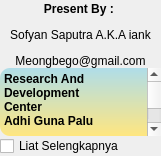
          <widget class="QWidget" name="about">
           <property name="geometry">
            <rect>
             <x>0</x>
             <y>0</y>
             <width>161</width>
             <height>156</height>
            </rect>
           </property>
           <property name="styleSheet">
            <string notr="true">#about {
background-color: qlineargradient(x1: 0, y1: 0, x2: 0, y2: 1,                                stop: 0 #afdde9, stop: 1 #ffe680);
border-radius : 10px;
}</string>
           </property>
           <attribute name="icon">
            <iconset resource="rsc.qrc">
             <normaloff>:/icon/icon/about-icon.png</normaloff>:/icon/icon/about-icon.png</iconset>
           </attribute>
           <attribute name="label">
            <string>Tentang Kami</string>
           </attribute>
           <layout class="QVBoxLayout" name="verticalLayout_6">
            <property name="spacing">
             <number>0</number>
            </property>
            <property name="leftMargin">
             <number>0</number>
            </property>
            <property name="topMargin">
             <number>2</number>
            </property>
            <property name="rightMargin">
             <number>0</number>
            </property>
            <property name="bottomMargin">
             <number>0</number>
            </property>
            <item>
             <widget class="QLabel" name="label_7">
              <property name="text">
               <string>&lt;html&gt;&lt;head/&gt;&lt;body&gt;&lt;p align=&quot;center&quot;&gt;&lt;span style=&quot; font-weight:600;&quot;&gt;Present By : &lt;/span&gt;&lt;/p&gt;&lt;p align=&quot;center&quot;&gt;Sofyan Saputra A.K.A iank&lt;/p&gt;&lt;p align=&quot;center&quot;&gt;Meongbego@gmail.com&lt;/p&gt;&lt;/body&gt;&lt;/html&gt;</string>
              </property>
              <property name="alignment">
               <set>Qt::AlignCenter</set>
              </property>
             </widget>
            </item>
            <item>
             <widget class="QTextEdit" name="textEdit">
              <property name="styleSheet">
               <string notr="true">#textEdit {
background-color: qlineargradient(x1: 0, y1: 0, x2: 0, y2: 1,                                stop: 0 #afdde9, stop: 1 #ffe680);
border-radius : 10px;
}</string>
              </property>
              <property name="readOnly">
               <bool>true</bool>
              </property>
              <property name="html">
               <string>&lt;!DOCTYPE HTML PUBLIC &quot;-//W3C//DTD HTML 4.0//EN&quot; &quot;http://www.w3.org/TR/REC-html40/strict.dtd&quot;&gt;
&lt;html&gt;&lt;head&gt;&lt;meta name=&quot;qrichtext&quot; content=&quot;1&quot; /&gt;&lt;style type=&quot;text/css&quot;&gt;
p, li { white-space: pre-wrap; }
&lt;/style&gt;&lt;/head&gt;&lt;body style=&quot; font-family:'Sans Serif'; font-size:9pt; font-weight:400; font-style:normal;&quot;&gt;
&lt;p style=&quot; margin-top:0px; margin-bottom:0px; margin-left:0px; margin-right:0px; -qt-block-indent:0; text-indent:0px;&quot;&gt;&lt;span style=&quot; font-weight:600;&quot;&gt;Research And Development&lt;/span&gt;&lt;/p&gt;
&lt;p style=&quot; margin-top:0px; margin-bottom:0px; margin-left:0px; margin-right:0px; -qt-block-indent:0; text-indent:0px;&quot;&gt;&lt;span style=&quot; font-weight:600;&quot;&gt;Center&lt;/span&gt;&lt;/p&gt;
&lt;p style=&quot; margin-top:0px; margin-bottom:0px; margin-left:0px; margin-right:0px; -qt-block-indent:0; text-indent:0px;&quot;&gt;&lt;span style=&quot; font-weight:600;&quot;&gt;Adhi Guna Palu&lt;/span&gt;&lt;/p&gt;
&lt;p style=&quot;-qt-paragraph-type:empty; margin-top:0px; margin-bottom:0px; margin-left:0px; margin-right:0px; -qt-block-indent:0; text-indent:0px; font-weight:600;&quot;&gt;&lt;br /&gt;&lt;/p&gt;
&lt;p style=&quot; margin-top:0px; margin-bottom:0px; margin-left:0px; margin-right:0px; -qt-block-indent:0; text-indent:0px;&quot;&gt;&lt;span style=&quot; font-weight:600;&quot;&gt;Present By :&lt;/span&gt;&lt;/p&gt;
&lt;p style=&quot; margin-top:0px; margin-bottom:0px; margin-left:0px; margin-right:0px; -qt-block-indent:0; text-indent:0px;&quot;&gt;&lt;span style=&quot; font-weight:600;&quot;&gt;Sofyan A.K.A Iank&lt;/span&gt;&lt;/p&gt;
&lt;p style=&quot; margin-top:0px; margin-bottom:0px; margin-left:0px; margin-right:0px; -qt-block-indent:0; text-indent:0px;&quot;&gt;email : meongbego@gmail.com&lt;/p&gt;
&lt;p style=&quot;-qt-paragraph-type:empty; margin-top:0px; margin-bottom:0px; margin-left:0px; margin-right:0px; -qt-block-indent:0; text-indent:0px; font-weight:600;&quot;&gt;&lt;br /&gt;&lt;/p&gt;
&lt;p style=&quot; margin-top:0px; margin-bottom:0px; margin-left:0px; margin-right:0px; -qt-block-indent:0; text-indent:0px;&quot;&gt;&lt;span style=&quot; font-weight:600;&quot;&gt;Support By:&lt;/span&gt;&lt;/p&gt;
&lt;p style=&quot; margin-top:0px; margin-bottom:0px; margin-left:0px; margin-right:0px; -qt-block-indent:0; text-indent:0px;&quot;&gt;&lt;span style=&quot; font-weight:600;&quot;&gt;Sukardi&lt;/span&gt;&lt;/p&gt;
&lt;p style=&quot; margin-top:0px; margin-bottom:0px; margin-left:0px; margin-right:0px; -qt-block-indent:0; text-indent:0px;&quot;&gt;&lt;span style=&quot; font-weight:600;&quot;&gt;Zainal Arifin A.K.A Iphin&lt;/span&gt;&lt;/p&gt;
&lt;p style=&quot; margin-top:0px; margin-bottom:0px; margin-left:0px; margin-right:0px; -qt-block-indent:0; text-indent:0px;&quot;&gt;&lt;span style=&quot; font-weight:600;&quot;&gt;Modero palu&lt;/span&gt;&lt;/p&gt;
&lt;p style=&quot; margin-top:0px; margin-bottom:0px; margin-left:0px; margin-right:0px; -qt-block-indent:0; text-indent:0px;&quot;&gt;&lt;span style=&quot; font-weight:600;&quot;&gt;Laode Alfian A.K.A Iwan&lt;/span&gt;&lt;/p&gt;
&lt;p style=&quot;-qt-paragraph-type:empty; margin-top:0px; margin-bottom:0px; margin-left:0px; margin-right:0px; -qt-block-indent:0; text-indent:0px; font-weight:600;&quot;&gt;&lt;br /&gt;&lt;/p&gt;
&lt;p style=&quot; margin-top:0px; margin-bottom:0px; margin-left:0px; margin-right:0px; -qt-block-indent:0; text-indent:0px;&quot;&gt;Kakula merupakan alat musik yang terdiri dari 7 buah gong kecil. Kakula dimiliki oleh komunitas tertentu, yaitu pada etnis Kaili keturunan Raja. Kakula yang ada sekarang 2 jenis yaitu Kakula Tradisi (Nuada) dan Kakula kreasi baru. Kakula tradisi sering digunakan dalam upacara  adat daur hidup antara lain: khitanan dan akil balig dan perkawinan. (Sangar seni modero Palu)&lt;/p&gt;&lt;/body&gt;&lt;/html&gt;</string>
              </property>
             </widget>
            </item>
            <item>
             <widget class="QCheckBox" name="checkBox_2">
              <property name="text">
               <string>Liat Selengkapnya</string>
              </property>
             </widget>
            </item>
           </layout>
          </widget>
